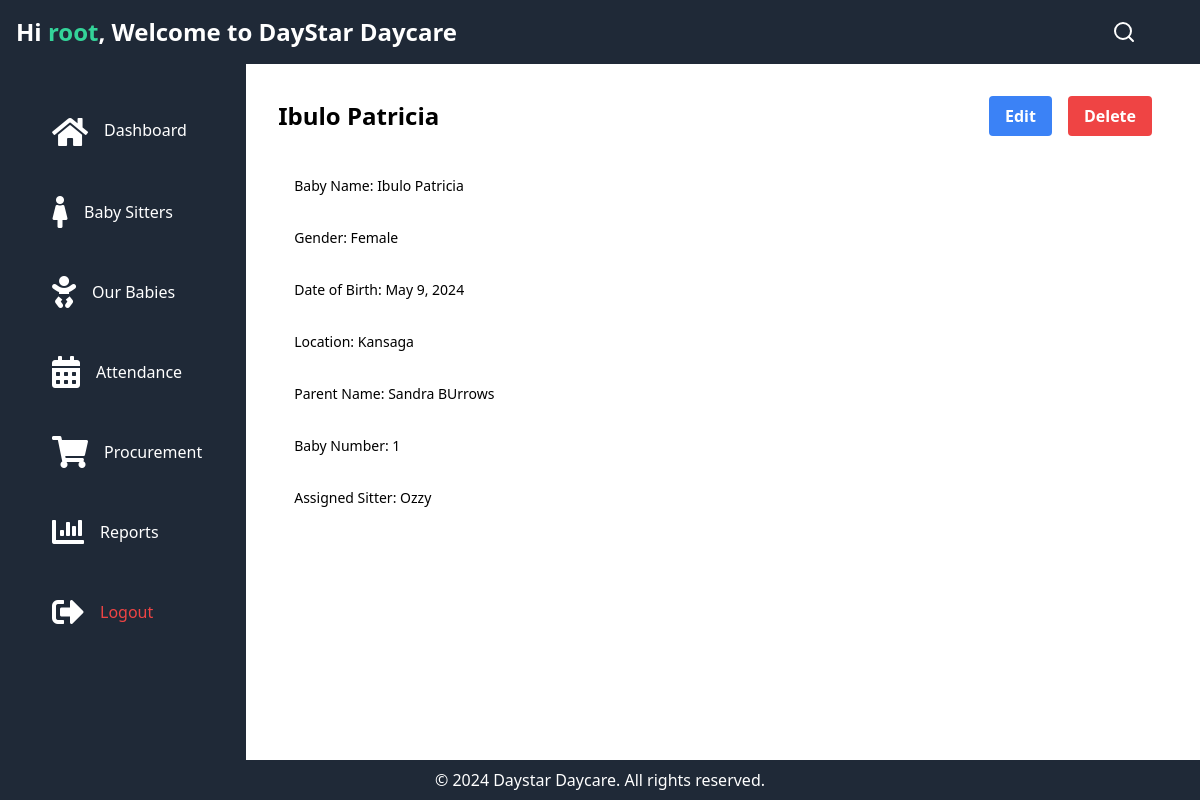
The page /viewBaby/1 (signed in) on the database its author committed.
### schoolApp/models.py (models this page shows, shortened)
class Baby(models.Model):
    name = models.CharField(max_length=50)
    gender = models.CharField(max_length=10)
    dob = models.DateField()
    location = models.CharField(max_length=50)
    parent_name = models.CharField(max_length=50)
    baby_number = models.IntegerField()
    sitter = models.ForeignKey(Sitter, on_delete=models.CASCADE)

class Sitter(models.Model):
    name = models.CharField(help_text='Write the both first and last name of the sitter', max_length=100)
    location = models.CharField(max_length=100)
    date_of_birth = models.DateField(('birth date'), default=date.today)
    gender = models.CharField(max_length=10)
    nin_no = models.CharField(max_length=20, unique=True, blank=True)
    religion = models.CharField(max_length=50, blank=True, default='Christian')
    education_level = models.CharField(max_length=100, blank=True)
    sitter_number = models.CharField(max_length=20, unique=True, blank=True)
    contact = models.CharField(max_length=15, blank=True, default='+256XXXXXXXXX')
    is_active = models.BooleanField(default=True)

### schoolApp/views.py (the view)
# urls.py: path('viewBaby/<int:id>', viewBaby, name='view_baby'),
def viewBaby(request, id):
    baby = Baby.objects.get(id=id)
    return render(request, 'baby/viewBaby.html', {'baby': baby})

### schoolApp/templates/baby/viewBaby.html (shortened to what this page needs)
{% extends 'base2.html' %}
{% block content %}
<div class="container mx-auto px-4 sm:px-6 lg:px-8 py-8">
  <div class="flex items-center justify-between mb-6">
    <h1 class="text-2xl font-bold">{{ baby.name }}</h1>
    <div class="flex items-center space-x-4">
      <a href="/editSitter/{{ sitter.id }}"
        class="bg-blue-500 hover:bg-blue-700 text-white font-bold py-2 px-4 rounded">Edit</a>
      <a href="/sitters/{{ sitter.id }}/delete"
        class="bg-red-500 hover:bg-red-700 text-white font-bold py-2 px-4 rounded">Delete</a>
    </div>
  </div>
  <div class="overflow-x-auto">
    <div class="relative w-full overflow-auto">
      <table class="w-full caption-bottom text-sm">
        <tbody>
          <tr>
            <td class="p-4 align-middle">Baby Name: {{ baby.name }}</td>
          </tr>
          <tr>
            <td class="p-4 align-middle">Gender: {{ baby.gender }}</td>
          </tr>
          <tr>
            <td class="p-4 align-middle">Date of Birth: {{ baby.dob }}</td>
          </tr>
          <tr>
            <td class="p-4 align-middle">Location: {{ baby.location }}</td>
          </tr>
          <tr>
            <td class="p-4 align-middle">Parent Name: {{ baby.parent_name }}</td>
          </tr>
          <tr>
            <td class="p-4 align-middle">Baby Number: {{ baby.baby_number }}</td>
          </tr>
          <tr>
            <td class="p-4 align-middle">Assigned Sitter: {{ baby.sitter.name }}</td>
          </tr>
        </tbody>
      </table>
    </div>
  </div>
</div>
{% endblock %}

### schoolApp/templates/base2.html (shortened to what this page needs)
{% load static %}
<!DOCTYPE html>
<html>
<head>
  <link href="https://cdn.tailwindcss.com/2.2.19/tailwind.min.css" rel="stylesheet" />
  <link rel="stylesheet" href="https://cdnjs.cloudflare.com/ajax/libs/font-awesome/5.15.3/css/all.min.css">
  <script src="https://cdn.tailwindcss.com"></script>
</head>
<body class="flex flex-col h-screen">
  <div class="flex h-screen w-full flex-col ">
    <header class="bg-gray-800 text-white p-4 flex items-center justify-between  ">
      <div class="flex items-center gap-4">
        <!-- <svg xmlns="http://www.w3.org/2000/svg" fill="currentColor" class="w-6 h-6" viewBox="0 0 20 20">
  <path fill-rule="evenodd" d="M10 16.32l3.09 1.64-.59-3.54 2.5-2.58-3.48-.51L10 7.77 8.58 10.03l-3.48.51 2.5 2.58-.59 3.54z" clip-rule="evenodd"/>
</svg>     {% if user.is_authenticated %} -->
        <div class="flex justify-between w-full">
          <div class="text-center ml-auto">
            <h1 class="text-2xl font-bold leading-tight">
              Hi <span style="color: #34D399; text-decoration: none;">{{user.username}}</span>, Welcome to DayStar
              Daycare
            </h1>
          </div>
        </div>
        {% endif %}
      </div>
      <div class="flex items-center gap-4">
        <svg xmlns="http://www.w3.org/2000/svg" width="24" height="24" viewBox="0 0 24 24" fill="none"
          stroke="currentColor" stroke-width="2" stroke-linecap="round" stroke-linejoin="round" class="h-6 w-6">
          <circle cx="11" cy="11" r="8"></circle>
          <path d="m21 21-4.3-4.3"></path>
        </svg>
        <span class="relative flex shrink-0 overflow-hidden rounded-full h-8 w-8">
      </div>
    </header>
    <main class="flex-auto flex justify-center">
      <nav class="flex flex-col bg-gray-800 text-white p-8 width 300px">
        <a class="mb-4 flex items-center gap-2 rounded-md px-3 py-2 hover:bg-[#0077b6]/80" href="{% url 'index' %}">
          <i class="fas fa-home text-g fa-2x p-2 mt-1"></i>
          <span class="text-white">Dashboard</span>
        </a>
        <a class="mb-4 flex items-center gap-2 rounded-md px-3 py-2 hover:bg-[#0077b6]/80"
          href="{% url 'list_sitters' %}">
          <i class="fas fa-female fa-2x p-2"></i>
          <span>Baby Sitters</span>
        </a>
        <a class="mb-4 flex items-center gap-2 rounded-md px-3 py-2 hover:bg-[#0077b6]/80"
          href="{% url 'list_babies' %}">
          <i class="fas fa-baby fa-2x p-2"></i>
          <span>Our Babies</span>
        </a>
        <a class="mb-4 flex items-center gap-2 rounded-md px-3 py-2 hover:bg-[#0077b6]/80"
          href="{% url 'list_attendance' %}">
          <i class="fas fa-calendar-alt fa-2x p-2"></i>
          <span>Attendance</span>
        </a>
        <a class="mb-4 flex items-center gap-2 rounded-md px-3 py-2 hover:bg-[#0077b6]/80"
          href="{% url 'list_products' %}">
          <i class="fas fa-shopping-cart fa-2x p-2"></i>
          <span>Procurement</span>
        </a>
        <a class="mb-4 flex items-center gap-2 rounded-md px-3 py-2 hover:bg-[#0077b6]/80" href="{% url 'reports' %}">
          <i class="fas fa-chart-bar fa-2x p-2"></i>
          <span>Reports</span>
        </a>
        <div class="mb-4 flex items-center gap-2 rounded-md px-3 py-2 hover:bg-[#0077b6]/80">
          {% if user.is_authenticated %}
          <i class="fas fa-sign-out-alt fa-2x p-2"></i>
          <a href="{% url 'logout' %}" class="text-red-500">Logout</a>
        </div>
        {% endif %}
      </nav>
      {% block content %} {% endblock %}
    </main>
  </div>
  <footer class="bg-gray-800 text-white p-2 flex items-center justify-center">
    <p>© 2024 Daystar Daycare. All rights reserved.</p>
  </footer>
  <link rel="stylesheet" href="https://cdn.jsdelivr.net/npm/bootstrap@4.6.2/dist/js/bootstrap.bundle.min.js" />
</body>
</html>

### rows shown on the page
Baby: name "Ibulo Patricia", gender "Female", dob "May 9, 2024", location "Kansaga", parent_name "Sandra BUrrows", baby_number "1", sitter.name "Ozzy"

### other values the page prints
{{ user.username }} "root"
